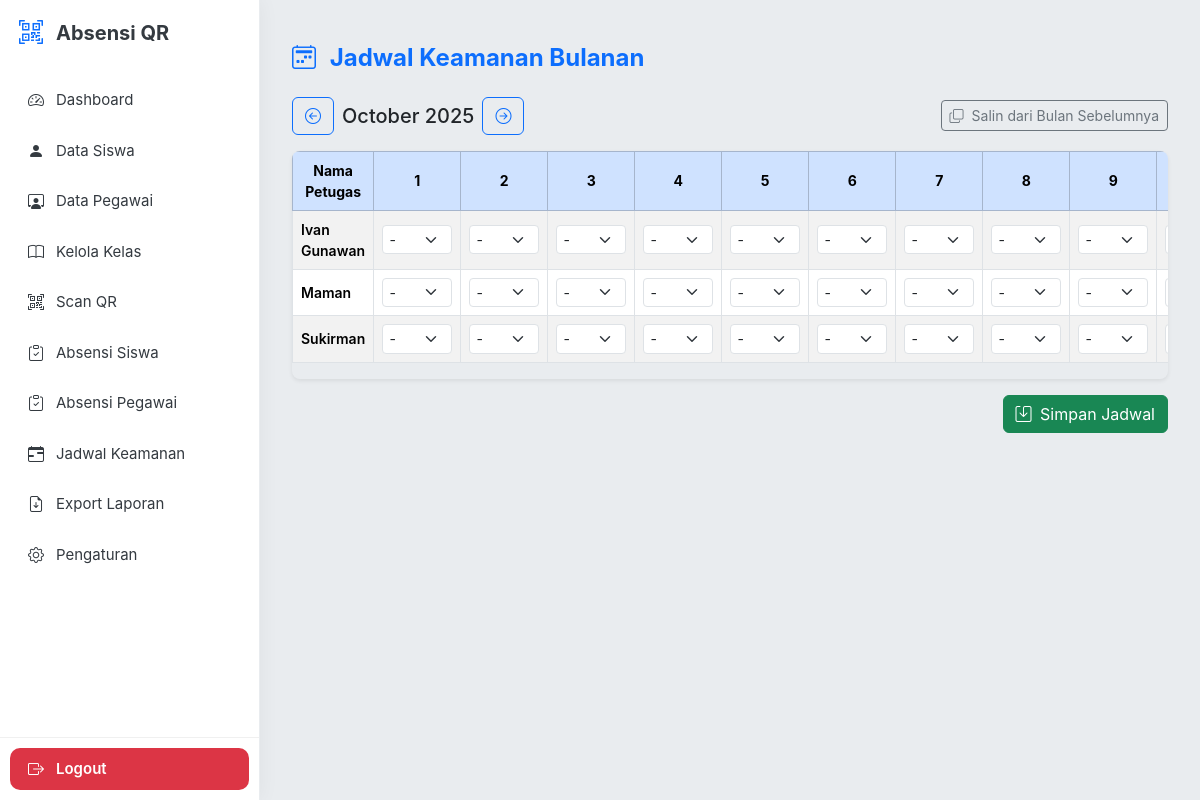
The app's page /jadwal_keamanan/ (signed in) with its own data.
### models.py (models this page shows, shortened)
class Pegawai(db.Model):
    __tablename__ = 'pegawai'
    id: Mapped[int] = mapped_column(Integer, primary_key=True)
    no_id: Mapped[str] = mapped_column(String(20), unique=True, nullable=False)
    nama: Mapped[str] = mapped_column(String(100), nullable=False)
    role: Mapped[str] = mapped_column(String(20), nullable=False)  # 'guru', 'staf', 'keamanan'
    shift: Mapped[str] = mapped_column(String(10), nullable=True) # Shift default/terakhir
    qr_path: Mapped[str] = mapped_column(String(200))
    absensi_list: Mapped[list["AbsensiPegawai"]] = relationship(back_populates="pegawai_relasi")
    jadwal_keamanan_list: Mapped[list["JadwalKeamanan"]] = relationship(back_populates="pegawai_relasi")

### jadwal_keamanan_routes.py (the view)
@jadwal_keamanan_bp.route("/", methods=["GET"])
def jadwal_keamanan():
    auth_check = check_admin_session()
    if auth_check:
        return auth_check
    try:
        current_month = int(request.args.get("month", datetime.now().month))
        current_year = int(request.args.get("year", datetime.now().year))
    except (ValueError, TypeError):
        current_month = datetime.now().month
        current_year = datetime.now().year
    if not (1 <= current_month <= 12 and current_year >= 2023):
        current_month = datetime.now().month
        current_year = datetime.now().year
    current_date = datetime(current_year, current_month, 1)
    days_in_month = cal.monthrange(current_year, current_month)[1]
    security_staff = get_security_staff()
    if isinstance(security_staff, Response):
        return security_staff
    staff_schedules = get_monthly_schedule(current_month, current_year)
    if isinstance(staff_schedules, Response):
        return staff_schedules
    return render_template(
        "jadwal_keamanan.html",
        security_staff=security_staff,
        staff_schedules=staff_schedules,
        current_date=current_date,
        current_month=current_month,
        current_year=current_year,
        days_in_month=days_in_month,
        datetime=datetime,
        date=date
    )

### jadwal_keamanan_routes.py (called while the page is built)
def get_security_staff():
    try:
        staff_objects = db.session.execute(
            select(Pegawai).filter_by(role="keamanan").order_by(Pegawai.nama.asc())
        ).scalars().all()
        return [{"id": s.id, "nama": s.nama} for s in staff_objects]
    except Exception as e:
        current_app.logger.error(f"Error fetching security staff: {e}")
        return []

def get_monthly_schedule(month, year):
    try:
        days_in_month = cal.monthrange(year, month)[1]
        start_date = date(year, month, 1)
        end_date = date(year, month, days_in_month)
        records = db.session.execute(
            select(JadwalKeamanan).filter(
                JadwalKeamanan.tanggal.between(start_date, end_date)
            )
        ).scalars().all()
        schedule = {}
        for r in records:
            staff_id = r.pegawai_id
            date_str = r.tanggal.strftime("%Y-%m-%d")
            if staff_id not in schedule:
                schedule[staff_id] = {}
            schedule[staff_id][date_str] = r.shift
        return schedule
    except Exception as e:
        current_app.logger.error(f"Error fetching monthly schedule: {e}")
        return {}

### utils.py (called while the page is built)
def check_admin_session():
    if "admin" not in session:
        flash("Silakan login terlebih dahulu.", "warning")
        return redirect(url_for("login"))  # arahkan ke route login utama
    return None

### templates/jadwal_keamanan.html (shortened to what this page needs)
{% extends "base.html" %}
{% block content %}
<div class="container-fluid mt-4">
    <h4 class="fw-bold mb-4 text-primary">
        <i class="bi bi-calendar2-week me-2"></i> Jadwal Keamanan Bulanan
    </h4>
    <div class="d-flex align-items-center justify-content-between mb-3">
        <form method="GET" action="{{ url_for('jadwal_keamanan_bp.jadwal_keamanan') }}" class="d-flex align-items-center">
            <button class="btn btn-outline-primary me-2" name="month" value="{{ current_month - 1 if current_month > 1 else 12 }}">
                <i class="bi bi-arrow-left-circle"></i>
            </button>
            <h5 class="m-0 text-center">
                {{ current_date.strftime('%B %Y') }}
            </h5>
            <button class="btn btn-outline-primary ms-2" name="month" value="{{ current_month + 1 if current_month < 12 else 1 }}">
                <i class="bi bi-arrow-right-circle"></i>
            </button>
        </form>
        <div>
            <form method="POST" action="{{ url_for('jadwal_keamanan_bp.copy_previous_schedule') }}" class="d-inline">
                <button class="btn btn-outline-secondary btn-sm">
                    <i class="bi bi-copy me-1"></i> Salin dari Bulan Sebelumnya
                </button>
            </form>
        </div>
    </div>
    <form method="POST" action="{{ url_for('jadwal_keamanan_bp.simpan_jadwal_keamanan') }}">
        <div class="table-responsive shadow-sm rounded-3">
            <table class="table table-bordered align-middle text-center table-striped small">
                <thead class="table-primary">
                    <tr>
                        <th>Nama Petugas</th>
                        {% for day in range(1, days_in_month + 1) %}
                            <th>{{ day }}</th>
                        {% endfor %}
                    </tr>
                </thead>
                <tbody>
                    {% for staff in security_staff %}
                        <tr>
                            <td class="text-start fw-semibold">{{ staff.nama }}</td>
                            {% for day in range(1, days_in_month + 1) %}
                                {% set date_str = date(current_year, current_month, day).strftime('%Y-%m-%d') %}
                                {% set shift_value = staff_schedules.get(staff.id, {}).get(date_str, '') %}
                                <td>
                                    <select name="schedule_{{ staff.id }}_{{ date_str }}" class="form-select form-select-sm">
                                        <option value="" {% if shift_value == '' %}selected{% endif %}>-</option>
                                    </select>
                                </td>
                            {% endfor %}
                        </tr>
                    {% endfor %}
                </tbody>
            </table>
        </div>
        <div class="text-end mt-3">
            <button type="submit" class="btn btn-success">
                <i class="bi bi-save me-1"></i> Simpan Jadwal
            </button>
        </div>
    </form>
</div>
{% endblock %}

### templates/base.html (style rules this page uses)
body { background-color: #e9ecef; font-family: 'Inter', 'Segoe UI', Tahoma, Geneva, Verdana, sans-serif; margin: 0; padding: 0; }
:root { --sidebar-width: 260px; --sidebar-width-collapsed: 70px; --sidebar-bg: #ffffff; --sidebar-shadow: 0 0 20px rgba(0, 0, 0, 0.05); --text-color: #343a40; --active-color: #0d6efd; --active-bg: #e9f0ff; --logout-bg: #dc3545; --logout-hover-bg: #c82333; }

### templates/jadwal_keamanan.html (style rules this page uses)
h4 { font-weight: 600; }
table { font-size: 0.85rem; }
select.form-select-sm { min-width: 70px; padding: 0.2rem 0.4rem; }
.table th, .table td { vertical-align: middle; text-align: center; }

### records on screen
Pegawai: nama "Ivan Gunawan", id "-" "-" "-" "-" "-" "-" "-" "-" "-" "-"
Pegawai: nama "Maman", id "-" "-" "-" "-" "-" "-" "-" "-" "-" "-"
Pegawai: nama "Sukirman", id "-" "-" "-" "-" "-" "-" "-" "-" "-" "-"

### other values on screen
{{ current_date.strftime('%B %Y') }} "October 2025"
{{ day }} "1" "2" "3" "4" "5" "6" "7" "8" "9"
